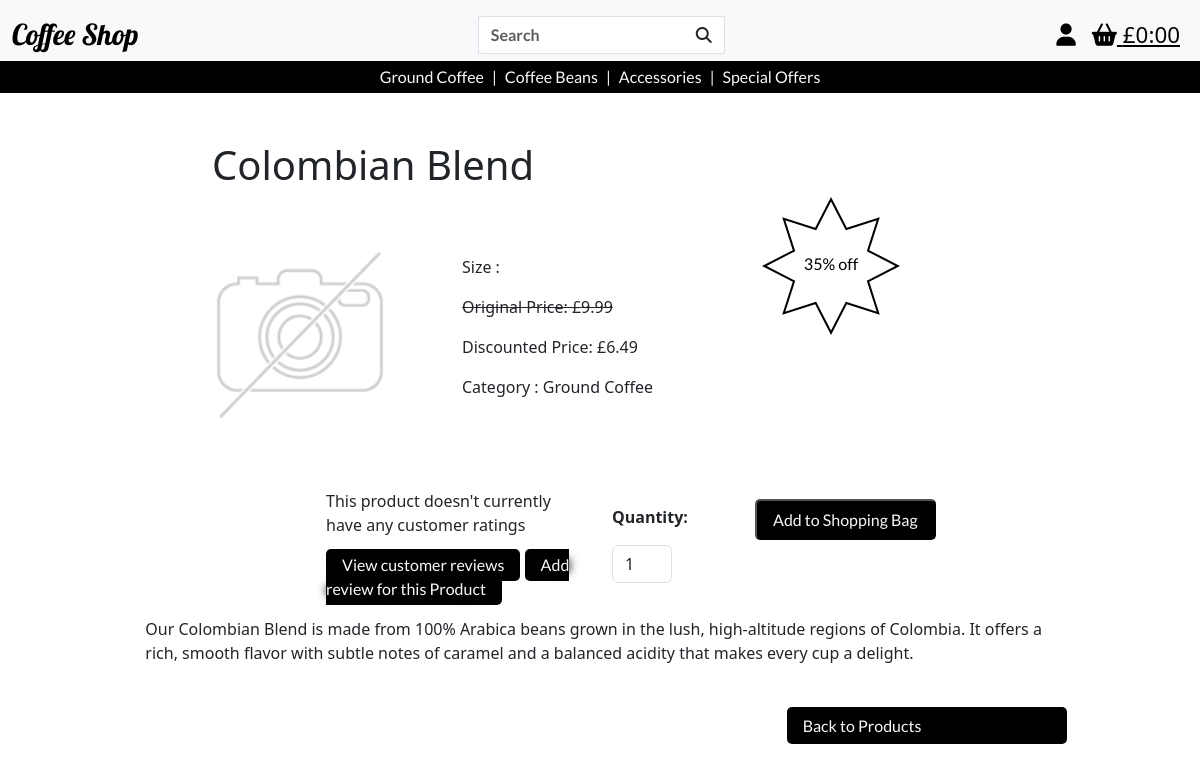
Page /products/1/ on the earlier database version.
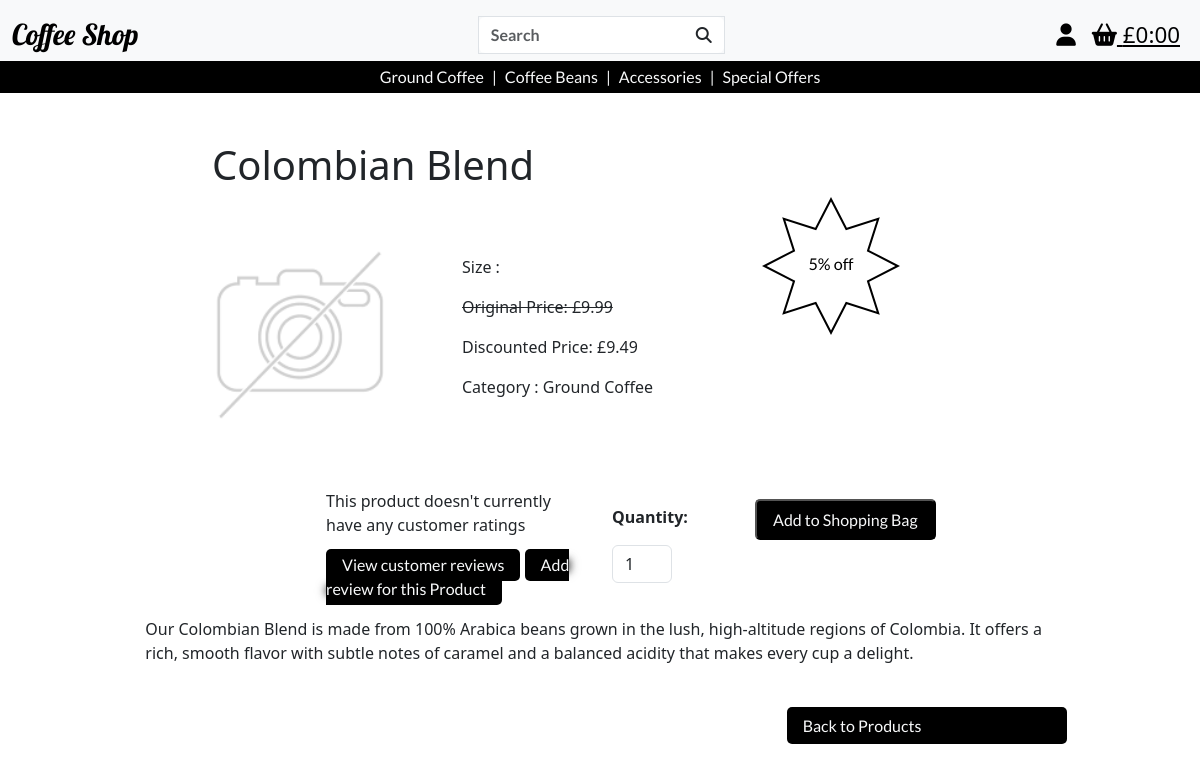
Same page on the later database version.
### products/models.py (models this page shows, shortened)
class Product(models.Model):
    category = models.ForeignKey(
        'Category', null=True, blank=True, on_delete=models.SET_NULL)
    sku = models.CharField(max_length=254, null=True, blank=True)
    product_name = models.CharField(max_length=254)
    description = models.TextField()
    price = models.DecimalField(max_digits=6, decimal_places=2)
    image_url = models.URLField(max_length=1024, null=True, blank=True)
    image = models.ImageField(null=True, blank=True)

class Category(models.Model):
    class Meta:
        verbose_name_plural = 'Categories'
    name = models.CharField(max_length=254)
    friendly_name = models.CharField(max_length=254, null=True, blank=True)

### promotions/models.py (models this page shows)
class Discount(models.Model):
    product = models.OneToOneField(Product, on_delete=models.CASCADE, related_name='discount', primary_key=True)
    percentage = models.PositiveIntegerField(validators=[MaxValueValidator(50)])
    def apply_discount(self, price):
        discounted_price = price - (price * self.percentage / 100)
        return round(discounted_price, 2)
    def discounted_price(self):
        return self.apply_discount(self.product.price)
    def __str__(self):
        return f"{self.percentage}% off"

### products/views.py (the view)
# urls.py: path('<int:product_id>/', views.product_detail, name='product_detail'),
def product_detail(request, product_id):
    product = get_object_or_404(Product, pk=product_id)
    product = Product.objects.annotate(
        avg_rating=Round(Avg('reviews__rating'))
    ).get(pk=product_id)
    context = {
        'product': product,
    }
    return render(request, 'products/product_details.html', context)

### bag/contexts.py (called while the page is built, shortened)
def bag_contents(request):
    bag_items = []
    total = 0
    product_count = 0
    bag = request.session.get('bag', {})
    if total < settings.FREE_DELIVERY_THRESHOLD:
        delivery = total * Decimal(settings.STANDARD_DELIVERY_PERCENTAGE / 100)
        free_delivery_delta = settings.FREE_DELIVERY_THRESHOLD - total
    else:
        delivery = 0
        free_delivery_delta = 0
    grand_total = delivery + total
    context = {
        'bag_items' : bag_items,
        'total' : total,
        'product_count' : product_count,
        'delivery': delivery,
        'free_delivery_delta' : free_delivery_delta,
        'free_delivery_threshold' : settings.FREE_DELIVERY_THRESHOLD,
        'grand_total' : grand_total,
    }
    return context

### products/templates/products/product_details.html (shortened to what the changed rows need)
{% extends 'base.html' %} {% load static %} {% block extra_css %}
<link rel="stylesheet" href="{% static 'css/products.css' %}" />
{% endblock%} {% block content %}
<div class="container-fluid">
  <div class="row justify-content-center">
    <div class="col-8 mt-5 products-header">
      <h1>{{ product.product_name }}</h1>
    </div>
  </div>
  <div class="row justify-content-center">
    <div class="col-8 col-sm-3 d-flex flex-column justify-content-center">
      <p class="">Size :</p>
      {% if product.discount %}
              <p class="line-through">Original Price: £{{ product.price }}</p>
              <p>Discounted Price: £{{ product.discount.discounted_price }}</p>
      {% else %}
      <p class="">Price : £{{ product.price }}</p>
      {% endif %}
      {% if product.category %}
      <p class="">Category : {{ product.category.friendly_name }}</p>
      {% endif %}
    </div>
    <div
      class="d-none d-sm-block col-sm-3 d-flex flex-column justify-content-center"
    >
    {% if product.discount %}
      <p>
        <svg
          width="50%"
          height="50%"
          viewBox="0 0 273 273"
          fill="none"
          xmlns="http://www.w3.org/2000/svg"
        >
          <path
            d="M136.5 4.36689L166.064 61.7502L166.839 63.255L168.451 62.7391L229.932 43.0678L210.261 104.549L209.745 106.161L211.25 106.936L268.633 136.5L211.25 166.064L209.745 166.839L210.261 168.451L229.932 229.932L168.451 210.261L166.839 209.745L166.064 211.25L136.5 268.633L106.936 211.25L106.161 209.745L104.549 210.261L43.0678 229.932L62.7391 168.451L63.255 166.839L61.7502 166.064L4.36689 136.5L61.7502 106.936L63.255 106.161L62.7391 104.549L43.0678 43.0678L104.549 62.7391L106.161 63.255L106.936 61.7502L136.5 4.36689Z"
            stroke="black"
            stroke-width="4"
          />
          <text
            class="offer-star"
            x="50%"
            y="50%"
            dominant-baseline="middle"
            text-anchor="middle"
          >
          {{product.discount}}
          </text>
        </svg>
      </p>
      {% endif %}
    </div>
  </div>
  <div class="row justify-content-center m-3">
    <div class="col-8 col-sm-3">
      <form
        class="form"
        action="{% url 'add_to_bag' product.id %}"
        method="POST"
      >
        <div class="row">
          <div class="col-6">
            <div class="form-group w-50">
              <div class="">
                <input
                  class="form-control"
                  type="number"
                  name="quantity"
                  value="1"
                  min="1"
                  max="99"
                  data-item_id="{{ product.id }}"
                  id="id_qty_{{ product.id }}"
                />
              </div>
            </div>
          </div>
        </div>
      </form>
    </div>
    <div class="row justify-content-center m-3">
      <div class="col-10">
        <p>{{ product.description }}</p>
      </div>
    </div>
  </div>
  {% endblock %}

Differences in the rows shown:
changed through a linked row, Product "Colombian Blend": discount.discounted_price "6.49" → "9.49"; discount "35% off" → "5% off"
